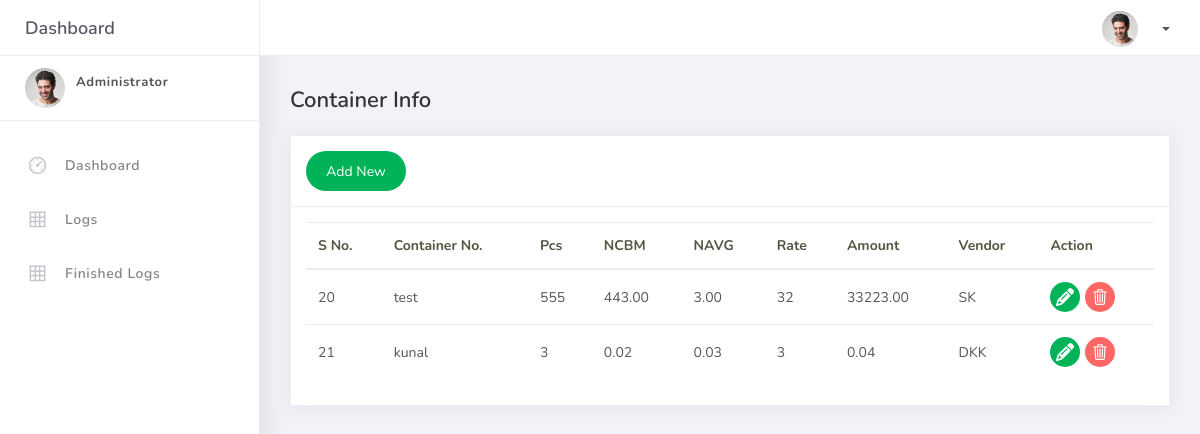
Screenshot of /container/ with the database file from the repository.
### core/models.py (models this page shows, shortened)
class Container(models.Model):
    container_number = models.CharField(max_length=50,unique=True)
    pieces = models.IntegerField(default=0)
    ncbm = models.DecimalField(max_digits=20, decimal_places=2, default=0)
    navg = models.DecimalField(max_digits=20, decimal_places=2, default=0)
    rate = models.IntegerField(default=0)
    amount = models.DecimalField(max_digits=20, decimal_places=2, default=0)
    vendor = models.ForeignKey(Vendor, on_delete=models.SET_NULL, null=True, blank=True)
    total_pieces = models.IntegerField(default=0, null=True, blank=True)
    total_cbm = models.DecimalField(max_digits=20, decimal_places=2, default=0, null=True, blank=True)
    a_navg = models.DecimalField(max_digits=20, decimal_places=2, default=0, null=True, blank=True)

class Vendor(models.Model):
    name = models.CharField(max_length=100)
    def __str__(self):
        return self.name

### core/views.py (the view)
# urls.py: path('container/', ContainerListView.as_view(), name='container_list'),
class ContainerListView(View):
    def get(self, request):
        containers = Container.objects.all()
        return render(request, 'tables.html', {'containers': containers})

### core/templates/tables.html (shortened to what this page needs)
{% extends 'base.html' %}
{% load static %}
{% block content %}
<div class="main-panel">
    <div class="content">
        <div class="container-fluid">
            <h4 class="page-title">Container Info</h4>
            <div class="row">
                <div class="col-md-12">
                    <div class="card">
                        <div class="card-header">
                            <button class="green-button"
                                style="background-color: #00b359; width:100px; height: 40px;border-radius: 20px; color:white; border: none; font-family: nunito, sans-serif; font-size: 14px;">
                                <a style="color: white" href="{% url 'create_container' %}">Add New</a>
                            </button>
                        </div>
                        <div class="card-body">
                            <div class="table-responsive">
                                <table id="myTable" class="table table-condensed">
                                    <thead>
                                        <tr>
											<th scope="col">S No.</th>
											<th scope="col">Container No.</th>
                                            <th scope="col">Pcs</th>
                                            <th scope="col">NCBM</th>
                                            <th scope="col">NAVG</th>
                                            <th scope="col">Rate</th>
                                            <th scope="col">Amount</th>
											<th scope="col">Vendor</th>
                                            <th scope="col">Action</th>
                                        </tr>
                                    </thead>
                                    <tbody>
                                        {% for container in containers %}
                                        <tr>
                                            <td>{{ container.id }}</td>
                                            <td>{{ container.container_number}}</td>
                                            <td>{{ container.pieces }}</td>
                                            <td>{{ container.ncbm }}</td>
                                            <td>{{ container.navg }}</td>
                                            <td>{{ container.rate }}</td>
                                            <td>{{ container.amount }}</td>
											<td>{{ container.vendor }}</td>
                                            <td>
                                                <span style="display: flex; gap:5px;">
                                                    <button class="green-button"
                                                        style="background-color: #00b359;  width:30px; height: 30px;border-radius: 50%; display:flex; justify-content:center; align-containers: center; border: none;">
                                                        <a class="d-flex justify-content-center align-items-center" style="width: 100%; height: 100%;" href="{% url 'update_container' container.id %}">
                                                        </a>
                                                    </button>
                                                    <button class="green-button delete-button" style="background-color: #ff6666; cursor:pointer; width:30px; height: 30px;border-radius: 50%; display:flex; justify-content:center; align-items: center; border: none;"
                                                        data-container-id="{{ container.id }}"
                                                        data-csrf-token="{{ csrf_token }}">
                                                        <a class="d-flex justify-content-center align-items-center" style="width: 100%; height: 100%;">
                                                        </a>
                                                    </button>
                                                </span>
                                            </td>
                                        </tr>
                                        {% endfor %}
                                    </tbody>
                                </table>
                            </div>
                        </div>
                    </div>
                </div>
            </div>
        </div>
    </div>
</div>
{% endblock %}

### core/templates/base.html (shortened to what this page needs)
{% load static %}
<!DOCTYPE html>
<html><!DOCTYPE html>
<html>
	<head>
		<link rel="stylesheet" href="{% static 'assets/css/bootstrap.min.css' %}">
		<link rel="stylesheet" href="{% static 'assets/css/ready.css' %}">
		<link rel="stylesheet" href="{% static 'assets/css/demo.css' %}">
		<link rel="stylesheet" href="https://cdnjs.cloudflare.com/ajax/libs/font-awesome/5.15.4/css/all.min.css" />
		<link rel="stylesheet" href="https://cdn.datatables.net/2.0.2/css/dataTables.dataTables.min.css">
	</head>
<body>
	<div class="wrapper">
		<div class="main-header">
			<div class="logo-header">
				<a  class="logo">
					Dashboard
				</a>
			</div>
			<nav class="navbar navbar-header navbar-expand-lg">
				<div class="container-fluid">
					<ul class="navbar-nav topbar-nav ml-md-auto align-items-center">
						<li class="nav-item dropdown">
							<a class="dropdown-toggle profile-pic" data-toggle="dropdown" href="#" aria-expanded="false"> <img src="{% static 'assets/img/profile.jpg' %}"  alt="user-img" width="36" class="img-circle"><span >{{ request.user.username }}</span></span> </a>
							</li>
						</ul>
					</div>
				</nav>
			</div>
			<div class="sidebar">
				<div class="scrollbar-inner sidebar-wrapper">
					<div class="user">
						<div class="photo">
							<img src="{% static 'assets/img/profile.jpg' %}">
						</div>
						<div class="info">
							<a class="" data-toggle="collapse" aria-expanded="true">
								<span>
									<span class="user-level">Administrator</span>
								</span>
							</a>
							<div class="clearfix"></div>
						</div>
					</div>
					<ul class="nav">
						<li class="nav-item">
							<a href="/container/">
								<i class="la la-dashboard"></i>
								<p>Dashboard</p>
							</a>
						</li>
						<li class="nav-item">
							<a href="/logs/">
								<i class="la la-table"></i>
								<p>Logs</p>
							</a>
						</li>
                        <li class="nav-item">
							<a href="/finishedlogs/">
								<i class="la la-table"></i>
								<p>Finished Logs</p>
							</a>
						</li>
					</ul>
				</div>
			</div>
                {% block content %}
                {% endblock %}
		</div>
</body>
</html>

### rows the page displays
Container: id "20", container_number "test", pieces "555", ncbm "443.00", navg "3.00", rate "32", amount "33223.00", vendor "SK"
Container: id "21", container_number "kunal", pieces "3", ncbm "0.02", navg "0.03", rate "3", amount "0.04", vendor "DKK"
